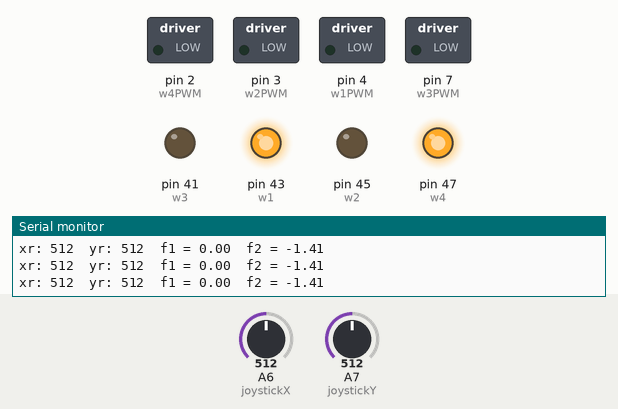
This sketch was run on a simulated Arduino Mega 2560, built with avr-gcc and run on an emulated ATmega2560. Parts: switched loads named in the sketch (green lamp = pin HIGH), output pins drawn as LEDs (lit = HIGH), the last lines printed to the serial monitor. The inputs (shaded band) are chosen by the test bench; at power-on: A6 (joystickX) = 512, A7 (joystickY) = 512.

Above: at 1.2 s.
1.3 s: A6 (joystickX) set to 527
At 2.3 s:
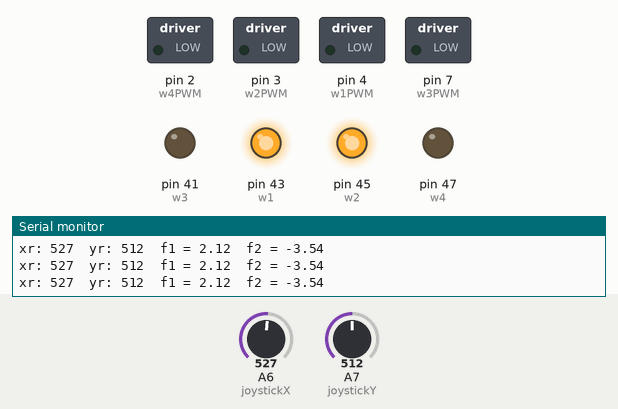
2.8 s: A7 (joystickY) set to 533
At 3.6 s:
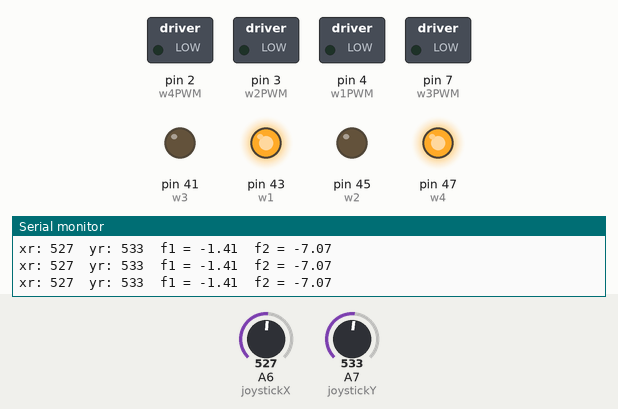
4.3 s: A7 (joystickY) set to 716
At 4.8 s:
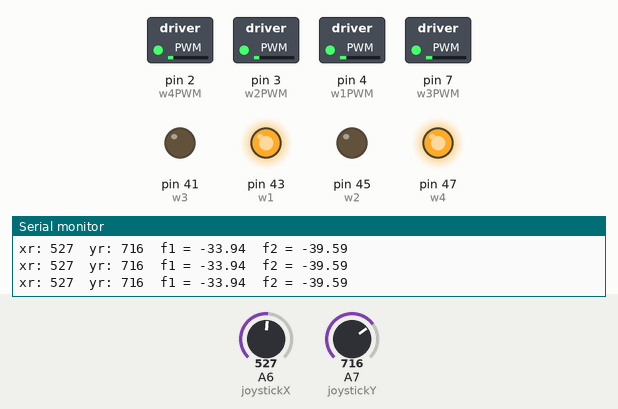
5.8 s: A6 (joystickX) set to 716
At 6.8 s:
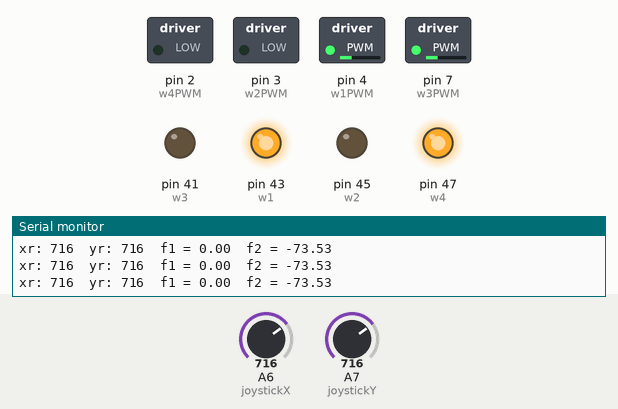
7.3 s: A6 (joystickX) set to 737
At 8.0 s:
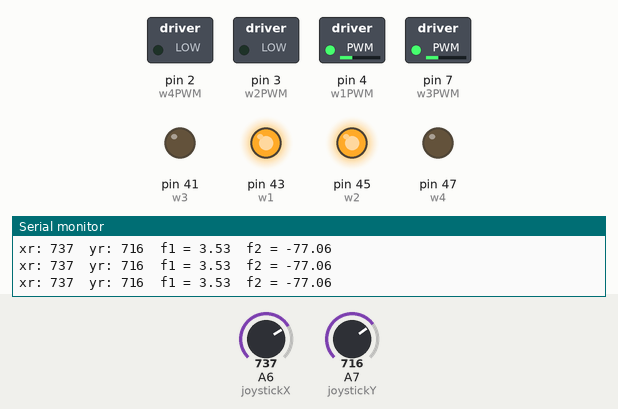
8.8 s: A7 (joystickY) set to 511
At 9.2 s:
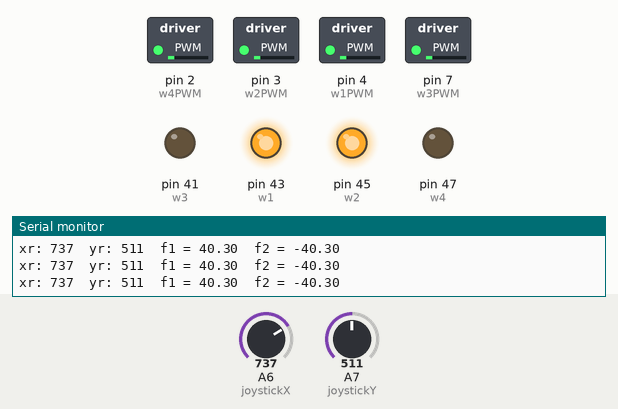
Timing chart, 0 to 11.3 s (numbered marks = the images above; inputs shaded):
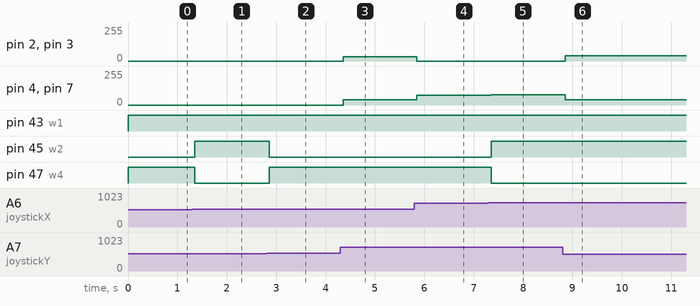

The sketch:

throwing_robot_joystick.ino
```cpp
#include <math.h>

//Direction pins
int w1 = 43;
int w2 = 45;
int w3 = 41;
int w4 = 47;

//Magnitude (PWM) pins
int w1PWM = 4;
int w2PWM = 3;
int w3PWM = 7;
int w4PWM = 2;

//Joystick analog in pins
int joystickX = A6;
int joystickY = A7;

double DAMP_FACTOR = 2;

void setup()
{
	Serial.begin(9600);
	pinMode(w1, OUTPUT);
	pinMode(w2, OUTPUT);
	pinMode(w3, OUTPUT);
	pinMode(w4, OUTPUT);
	pinMode(w1PWM, OUTPUT);
	pinMode(w2PWM, OUTPUT);
	pinMode(w3PWM, OUTPUT);
	pinMode(w4PWM, OUTPUT);

	pinMode(joystickX, INPUT);
	pinMode(joystickY, INPUT);
}


void loop()
{
	int xr = analogRead(joystickX);
	int yr = analogRead(joystickY);

  Serial.print("xr: ");
  Serial.print(xr);
  Serial.print("\t");
  Serial.print("yr: ");
  Serial.print(yr);

	drive_motors(127, 127, xr/4, yr/4);
}


void drive_motors(int xl, int yl, int xr, int yr)
{
  xr = xr - 127;
  yr = 127 - yr;


	double f1, f2;
	f1 = 1.414 * xr + 1.414 * yr;
	f2 = -1.414 * xr + 1.414 * yr;

  f1=f1/DAMP_FACTOR;
  f2=f2/DAMP_FACTOR;

  Serial.print("\t");
  Serial.print("f1 = ");
  Serial.print(f1);
  Serial.print("\t");
  Serial.print("f2 = ");
  Serial.println(f2);

	if (f1 > 0)
	{
		wheel2forward();
		wheel4forward();
	}
	else
	{
		wheel2backward();
		wheel4backward();
	}

	if (f2 > 0)
	{
		wheel1forward();
		wheel3forward();
	}
	else
	{
		wheel1backward();
		wheel3backward();
	}

  f1 = abs(f1);
  f2 = abs(f2);

  if(f1>30){
    analogWrite(w2PWM, f1);
    analogWrite(w4PWM, f1);
  }
  else{
    analogWrite(w2PWM, 0);
    analogWrite(w4PWM, 0);
  }

  if(f2>30){
    analogWrite(w1PWM, f2);
    analogWrite(w3PWM, f2);
  }
  else{
    analogWrite(w1PWM, 0);
    analogWrite(w3PWM, 0);

  }


	if (xl < 100) //100 is a minimum limit value for xl to activate rotation
	{
		xl = 100 - xl;
		map(xl, 0, 100, 0, 255);
		rotateLeft(xl);
	}
	if (xl > 155)
	{
		xl = xl - 155;
		map(xl, 0, 100, 0, 255);
		rotateRight(xl);
	}

}

//	2--1
//	|  |
//	3--4

void wheel1forward()
{
	digitalWrite(w1, LOW); //HIGH-LOW is positive direction & LOW-HIGH is negative direction
}

void wheel1backward()
{
	digitalWrite(w1, HIGH); //HIGH-LOW is positive direction & LOW-HIGH is negative direction
}

void wheel2forward()
{
	digitalWrite(w2, HIGH); //HIGH-LOW is positive direction & LOW-HIGH is negative direction
}

void wheel2backward()
{
	digitalWrite(w2, LOW); //HIGH-LOW is positive direction & LOW-HIGH is negative direction
}

void wheel3forward()
{
	digitalWrite(w3, HIGH); //HIGH-LOW is positive direction & LOW-HIGH is negative direction
}

void wheel3backward()
{
	digitalWrite(w3, LOW); //HIGH-LOW is positive direction & LOW-HIGH is negative direction
}

void wheel4forward()
{
	digitalWrite(w4, LOW); //HIGH-LOW is positive direction & LOW-HIGH is negative direction
}

void wheel4backward()
{
	digitalWrite(w4, HIGH); //HIGH-LOW is positive direction & LOW-HIGH is negative direction
}

void rotateLeft(int mag)
{
	analogWrite(w1PWM, mag);
	analogWrite(w2PWM, mag);
	analogWrite(w3PWM, mag);
	analogWrite(w4PWM, mag);
	wheel1forward();
	wheel2backward();
	wheel3backward();
	wheel4forward();
}

void rotateRight(int mag)
{
	analogWrite(w1PWM, mag);
	analogWrite(w2PWM, mag);
	analogWrite(w3PWM, mag);
	analogWrite(w4PWM, mag);
	wheel2forward();
	wheel1backward();
	wheel4backward();
	wheel3forward();
}
```

Measured:
- the behaviour switches between 515 and 516 on A6 (joystickX) (found by bisection; images 0 and 1)
- the behaviour switches between 523 and 524 on A7 (joystickY) (found by bisection; images 1 and 2)
- the behaviour switches between 719 and 720 on A6 (joystickX) (found by bisection; images 4 and 5)
- after the input at 1.3 s, pin 45 (w2): LOW → HIGH after 0.06 s; pin 47 (w4): HIGH → LOW after 0.06 s
- after the input at 2.8 s, pin 45 (w2): HIGH → LOW after 0.06 s; pin 47 (w4): LOW → HIGH after 0.06 s
- after the input at 4.3 s, pin 2 (w4PWM), pin 3 (w2PWM): 0/255 → 33/255 after 0.06 s; pin 4 (w1PWM), pin 7 (w3PWM): 0/255 → 39/255 after 0.06 s
- after the input at 5.8 s, pin 2 (w4PWM), pin 3 (w2PWM): 33/255 → 0/255 after 0.05 s; pin 4 (w1PWM), pin 7 (w3PWM): 39/255 → 73/255 after 0.05 s
- after the input at 7.3 s, pin 4 (w1PWM), pin 7 (w3PWM): 73/255 → 77/255 after 0.05 s; pin 45 (w2): LOW → HIGH after 0.05 s; pin 47 (w4): HIGH → LOW after 0.05 s
- after the input at 8.8 s, pin 2 (w4PWM), pin 3 (w2PWM): 0/255 → 40/255 after 0.05 s; pin 4 (w1PWM), pin 7 (w3PWM): 77/255 → 40/255 after 0.05 s
